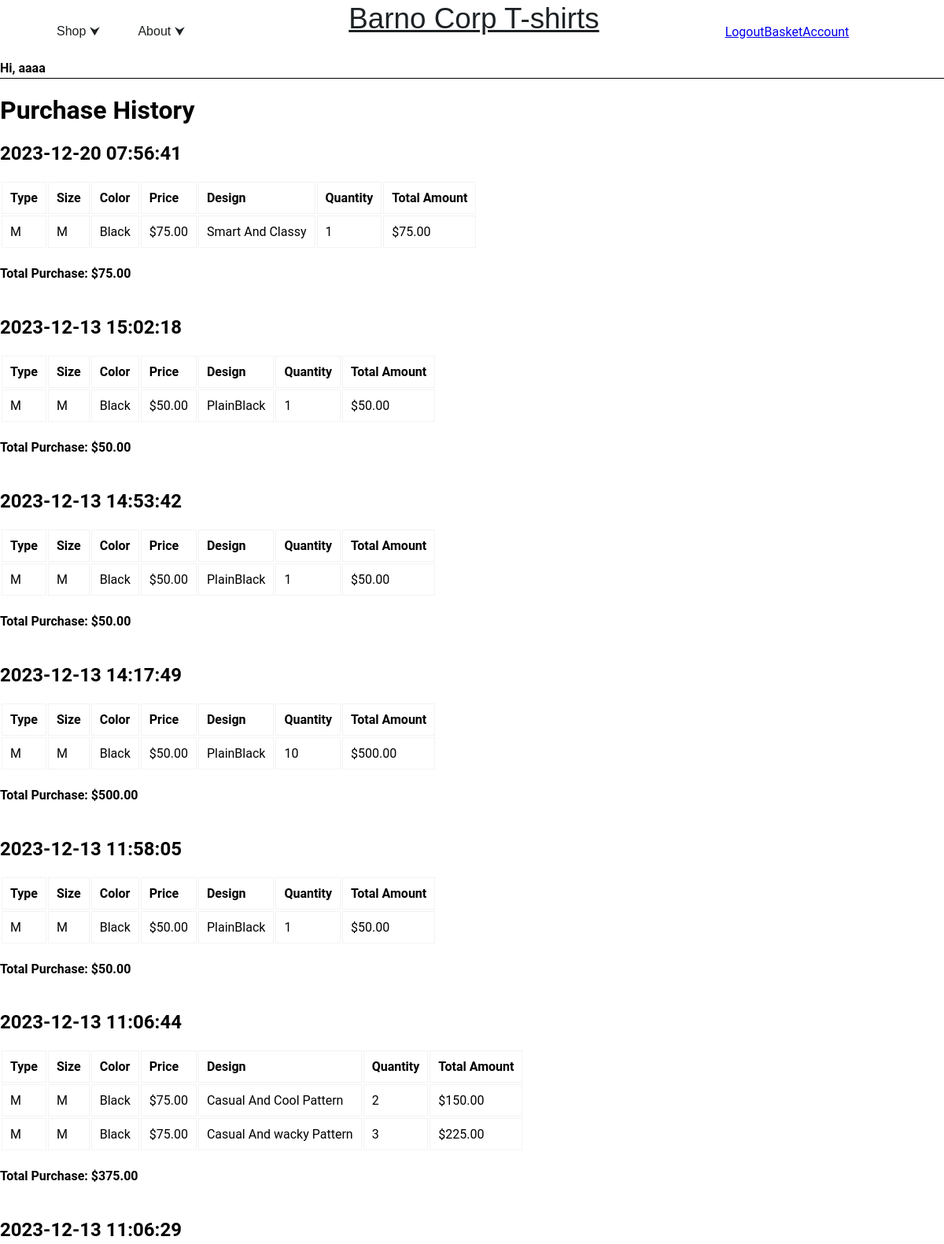
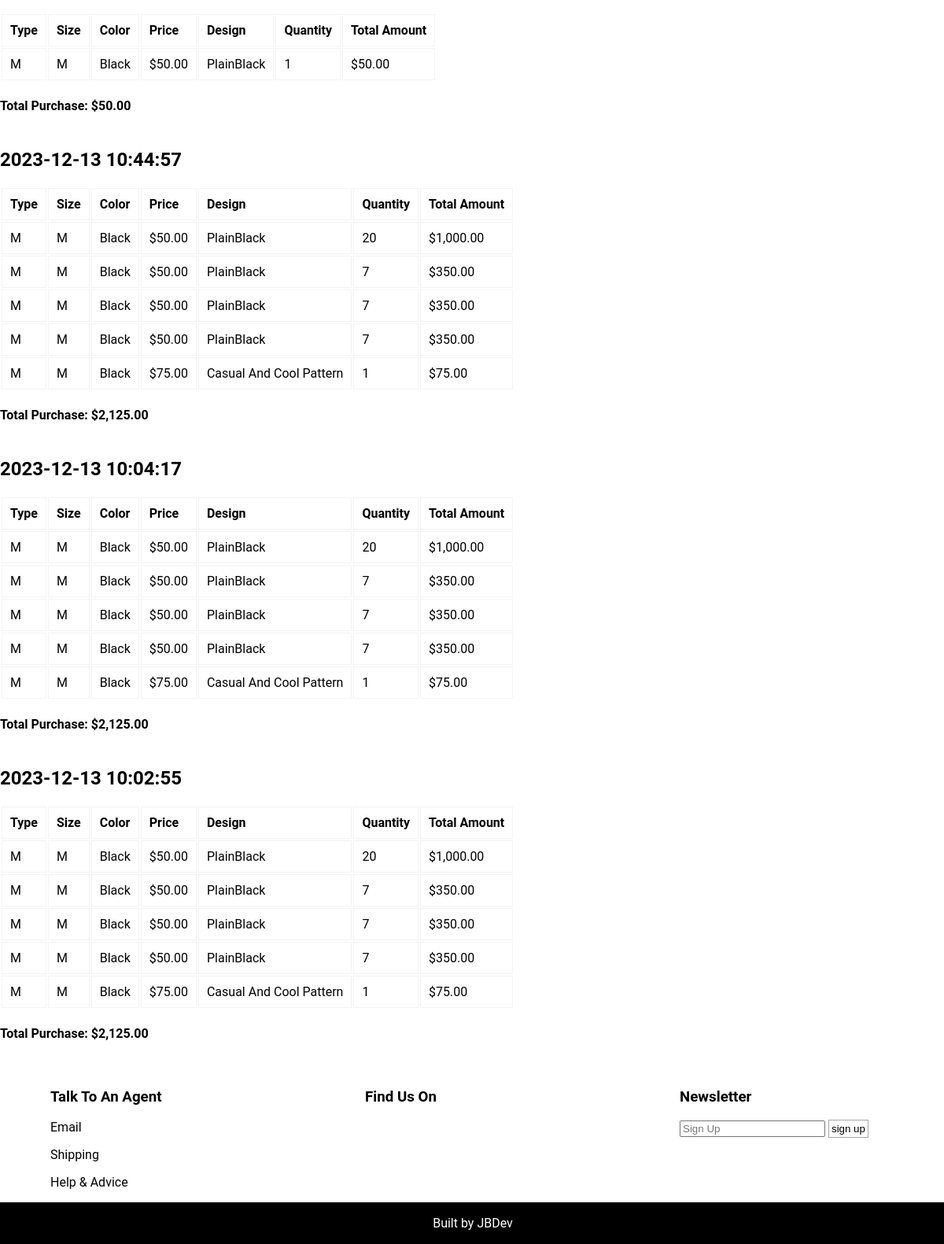
/account (signed in), run on the app's committed database (2 pictures, top to bottom).
### tables this page shows
CREATE TABLE users (
    id INTEGER PRIMARY KEY AUTOINCREMENT NOT NULL,
    username TEXT NOT NULL,
    hash TEXT NOT NULL
);

CREATE TABLE PurchaseHistory (
    PurchaseID INTEGER PRIMARY KEY AUTOINCREMENT,
    UserID INTEGER,
    ProductID INTEGER,
    Quantity INTEGER,
    PurchaseDate TIMESTAMP,
    TotalAmount DECIMAL,
    CONSTRAINT fk_user_purchase FOREIGN KEY (UserID) REFERENCES Users(ID),
    CONSTRAINT fk_product_purchase FOREIGN KEY (ProductID) REFERENCES Stock(ID)
);

CREATE TABLE Stock (
    ID INTEGER PRIMARY KEY,
    Type TEXT CHECK(Type IN ('M', 'F')),
    Size TEXT CHECK(Size IN ('S', 'M', 'L', 'XL')),
    Color TEXT CHECK(Color IN ('Black', 'White', 'Grey', 'Blue', 'Red')),
    Style TEXT CHECK(Style IN ('Business', 'Casual', 'Novelty')),
    Price DECIMAL,
    Quantity INTEGER,
    Design TEXT,
    ImageCode TEXT,
    NewIn INTEGER,
    Onsale INTEGER,
    UNIQUE(Type, Size, Color, Style, Design)
);

### app.py (the view)
@app.route('/account')
def account():
    if 'user_id' not in session:
        return redirect(url_for('login'))
    id_return = session['user_id']
    username = db.execute("SELECT username FROM users WHERE id = ?", id_return)
    purchase_query = db.execute("SELECT PurchaseHistory.*, Stock.Type, Stock.Size, Stock.Color, Stock.Price, Stock.Design FROM PurchaseHistory JOIN Stock ON PurchaseHistory.ProductID = Stock.ID WHERE PurchaseHistory.UserID = ?", id_return)
    grouped_entries = {}
    for entry in purchase_query:
        timestamp = entry['PurchaseDate']
        if timestamp in grouped_entries:
            grouped_entries[timestamp].append(entry)
        else:
            grouped_entries[timestamp] = [entry]
    grouped_result = []
    for timestamp in grouped_entries:
        entries = grouped_entries[timestamp]
        total_amount = 0
        for entry in entries:
            total_amount += entry['TotalAmount']
        grouped_result.append({
            'PurchaseDate': timestamp,
            'GroupedEntries': entries,
            'TotalAmountSum': total_amount
        })
    return render_template('account.html', grouped_result=grouped_result, username=username)

### helpers.py (called while the page is built)
def usd(value):
    return f"${value:,.2f}"

### templates/account.html (shortened to what this page needs)
{% extends "layout.html" %}
{% set include_navbar = true %}
{% set include_footer = true %}
{% block main %}
<br><br><br>
<div>
    <div class="box">
        Hi, {{ username[0]['username'] }}
    </div>
    <h1>Purchase History</h1>
    {% for group in grouped_result | reverse %}
        <h2>{{ group['PurchaseDate'] }}</h2>
        <table class="purchase-table">
            <thead>
                <tr>
                    <th>Type</th>
                    <th>Size</th>
                    <th>Color</th>
                    <th>Price</th>
                    <th>Design</th>
                    <th>Quantity</th>
                    <th>Total Amount</th>
                </tr>
            </thead>
            <tbody>
                {% for item in group['GroupedEntries'] %}
                    <tr>
                        <td>{{ item['Type'] }}</td>
                        <td>{{ item['Size'] }}</td>
                        <td>{{ item['Color'] }}</td>
                        <td>{{ item['Price'] | usd }}</td>
                        <td>{{ item['Design'] }}</td>
                        <td>{{ item['Quantity'] }}</td>
                        <td>{{ item['TotalAmount'] | usd }}</td>
                    </tr>
                {% endfor %}
            </tbody>
        </table>
        <p class="total">Total Purchase: {{ group['TotalAmountSum'] | usd }}</p>
    {% endfor %}
</div>
{% endblock %}

### templates/layout.html (shortened to what this page needs)
<!DOCTYPE html>
<html lang="en">
<head>
    <link rel="stylesheet" href="{{ url_for('static', filename='about.css') }}"/>
    <link rel="stylesheet" href="{{ url_for('static', filename='account.css') }}"/>
    <link rel="stylesheet" href="{{ url_for('static', filename='footer.css') }}"/>
    <link rel="stylesheet" href="{{ url_for('static', filename='index.css') }}"/>
    <link rel="stylesheet" href="{{ url_for('static', filename='navbar.css') }}"/>
    <link rel="stylesheet" href="{{ url_for('static', filename='prenavbar.css') }}"/>
    <link rel="stylesheet" href="{{ url_for('static', filename='product_list.css') }}"/>
    <link rel="stylesheet" href="{{ url_for('static', filename='product_render.css') }}"/>
    <link rel="stylesheet" href="{{ url_for('static', filename='scroll.css') }}"/>
    <link rel="stylesheet" href="{{ url_for('static', filename='style.css') }}"/>
    <link rel="stylesheet" href="{{ url_for('static', filename='basket.css') }}"/>
</head>
<body>
    {% if include_navbar %}
        <header class="navbar">
            {% include 'navbar.html' %}
        </header>
    {% endif %}
    {% block main %} {% endblock %}
    <div class="footer">
        {% if include_footer %}
            <footer>
                {% include 'footer.html' %}
            </footer>
        {% endif %}
        <div class="trademark">
            <p>Built by JBDev</p>
        </div>
    </div>
</body>
</html>

### templates/navbar.html (shortened to what this page needs)
<div class="wrappers">
    <nav class="main">
    <ul class="ul-class">
        <div class="left">
        <li class="dropdown">
            <button id="menu-toggle" class="button-class">Shop ⮟</button>
        </li>
        <li class="dropdown">
            <button id="menu-toggle" class="button-class">About ⮟</button>
        </li>
        </div>
        <a href="/" class="logo">Barno Corp T-shirts</a>
        <div class="right">
        {% if not session["user_id"] %}
        <li>
            <a href="/login">Login</a>
        </li>
        <li>
            <a href="/register">Register</a>
        </li>
        {% else %}
        <li>
            <a href="/logout">Logout</a>
        </li>
        <li>
            <a href="/basket">Basket</a>
        </li>
        <li>
            <a href="/account">Account</a>
        </li>
        {% endif %}
        </div>
    </ul>
    </nav>
</div>

### templates/footer.html (shortened to what this page needs)
<footer class="info-footer">
    <div class="footer-boxes">
      <div class="footer-box">
        <h3>Talk To An Agent</h3>
        <p>Email</p>
        <p>Shipping</p>
        <p>Help & Advice</p>
      </div>
      <div class="footer-box">
        <h3>Find Us On</h3>
      </div>
      <div class="footer-box">
        <h3>Newsletter</h3>
        <div>
          <input type="email" placeholder="Sign Up" class="email" />
          <button>sign up</button>
        </div>
      </div>
    </div>
</footer>

### static/account.css (style rules this page uses)
.box { padding-top: 20px; }
.purchase-table { margin-top: 20px; }
.purchase-table th, .purchase-table td { border: 1px solid #f3f3f3; padding: 10px; text-align: left; }
.total { padding-top: 5px; padding-bottom: 25px; font-weight: bold; }

### static/footer.css (style rules this page uses)
.info-footer { width: 100%; height: 100%; }
.footer-boxes { display: flex; }
.footer-box { padding-left: 4rem; width: 420px; }
.footer { margin-top: auto; }

### static/index.css (style rules this page uses)
.box { font-weight: bolder; border-bottom: 1px solid black; padding-bottom: 3px; }

### static/navbar.css (style rules this page uses)
nav.main { width: 100%; background-color: #ffffff; display: flex; position: fixed; height: 1.9rem; z-index: 100; color: white; padding-bottom: 1.5rem; padding-top: 0.5rem; }
.left, .right { display: flex; padding-top: 2rem; }
.right { padding-right: 9rem; padding-left: 10rem; }
.navbar { color: #1d2124; background-color: #ffffff; width: 100%; transition: transform 0.3s ease-in-out; }
.logo { white-space: nowrap; color: #1d2124; font-size: 2.3rem; font-weight: 100; font-family: "Daizen", Arial, sans-serif; padding-left: 12rem; margin: 0 auto; }
.ul-class { width: 100%; display: flex; align-items: center; list-style: none; }
.button-class { background-color: #ffffff; border: none; white-space: nowrap; color: #1d2124; padding: 8px 16px; font-size: 16px; cursor: pointer; padding-left: 2rem; font-weight: 100; font-size: 1rem; text-decoration: none; }
.dropdown { position: relative; }
.wrappers { z-index: 2; }

### static/product_list.css (style rules this page uses)
.dropdown { pointer-events: auto; }
button, input[type="button"], input[type="reset"], input[type="submit"] { background: none; border: 1px solid #a7a7a7; padding: 3px; margin: 0; cursor: pointer; }

### static/scroll.css (style rules this page uses)
.logo:nth-child(2) { transition-delay: 100ms; }

### static/style.css (style rules this page uses)
body { overflow-x: hidden; font-family: "Roboto", sans-serif; display: flex; flex-direction: column; min-height: 100vh; margin: 0; }
.trademark { background-color: black; color: white; text-align: center; padding: 1px; width: 100%; }

### data on the page
users: username "aaaa"
PurchaseHistory: PurchaseDate "2023-12-20 07:56:41", Type "M", Size "M", Color "Black", Price "$75.00", Design "Smart And Classy", Quantity "1", TotalAmount "$75.00", TotalAmountSum "$75.00"
PurchaseHistory: PurchaseDate "2023-12-13 15:02:18", Type "M", Size "M", Color "Black", Price "$50.00", Design "PlainBlack", Quantity "1", TotalAmount "$50.00", TotalAmountSum "$50.00"
PurchaseHistory: PurchaseDate "2023-12-13 14:53:42", Type "M", Size "M", Color "Black", Price "$50.00", Design "PlainBlack", Quantity "1", TotalAmount "$50.00", TotalAmountSum "$50.00"
PurchaseHistory: PurchaseDate "2023-12-13 14:17:49", Type "M", Size "M", Color "Black", Price "$50.00", Design "PlainBlack", Quantity "10", TotalAmount "$500.00", TotalAmountSum "$500.00"
PurchaseHistory: PurchaseDate "2023-12-13 11:58:05", Type "M", Size "M", Color "Black", Price "$50.00", Design "PlainBlack", Quantity "1", TotalAmount "$50.00", TotalAmountSum "$50.00"
PurchaseHistory: PurchaseDate "2023-12-13 11:06:44", Type "M", Size "M", Color "Black", Price "$75.00", Design "Casual And Cool Pattern", Quantity "2", TotalAmount "$150.00", TotalAmountSum "$375.00"
PurchaseHistory: Type "M", Size "M", Color "Black", Price "$75.00", Design "Casual And wacky Pattern", Quantity "3", TotalAmount "$225.00"
PurchaseHistory: PurchaseDate "2023-12-13 11:06:29", Type "M", Size "M", Color "Black", Price "$50.00", Design "PlainBlack", Quantity "1", TotalAmount "$50.00", TotalAmountSum "$50.00"
PurchaseHistory: PurchaseDate "2023-12-13 10:44:57", Type "M", Size "M", Color "Black", Price "$50.00", Design "PlainBlack", Quantity "20", TotalAmount "$1,000.00", TotalAmountSum "$2,125.00"
PurchaseHistory: Type "M", Size "M", Color "Black", Price "$50.00", Design "PlainBlack", Quantity "7", TotalAmount "$350.00"
PurchaseHistory: Type "M", Size "M", Color "Black", Price "$50.00", Design "PlainBlack", Quantity "7", TotalAmount "$350.00"
PurchaseHistory: Type "M", Size "M", Color "Black", Price "$50.00", Design "PlainBlack", Quantity "7", TotalAmount "$350.00"
PurchaseHistory: Type "M", Size "M", Color "Black", Price "$75.00", Design "Casual And Cool Pattern", Quantity "1", TotalAmount "$75.00"
PurchaseHistory: PurchaseDate "2023-12-13 10:04:17", Type "M", Size "M", Color "Black", Price "$50.00", Design "PlainBlack", Quantity "20", TotalAmount "$1,000.00", TotalAmountSum "$2,125.00"
PurchaseHistory: Type "M", Size "M", Color "Black", Price "$50.00", Design "PlainBlack", Quantity "7", TotalAmount "$350.00"
PurchaseHistory: Type "M", Size "M", Color "Black", Price "$50.00", Design "PlainBlack", Quantity "7", TotalAmount "$350.00"
PurchaseHistory: Type "M", Size "M", Color "Black", Price "$50.00", Design "PlainBlack", Quantity "7", TotalAmount "$350.00"
PurchaseHistory: Type "M", Size "M", Color "Black", Price "$75.00", Design "Casual And Cool Pattern", Quantity "1", TotalAmount "$75.00"
PurchaseHistory: PurchaseDate "2023-12-13 10:02:55", Type "M", Size "M", Color "Black", Price "$50.00", Design "PlainBlack", Quantity "20", TotalAmount "$1,000.00", TotalAmountSum "$2,125.00"
PurchaseHistory: Type "M", Size "M", Color "Black", Price "$50.00", Design "PlainBlack", Quantity "7", TotalAmount "$350.00"
PurchaseHistory: Type "M", Size "M", Color "Black", Price "$50.00", Design "PlainBlack", Quantity "7", TotalAmount "$350.00"
PurchaseHistory: Type "M", Size "M", Color "Black", Price "$50.00", Design "PlainBlack", Quantity "7", TotalAmount "$350.00"
PurchaseHistory: Type "M", Size "M", Color "Black", Price "$75.00", Design "Casual And Cool Pattern", Quantity "1", TotalAmount "$75.00"
